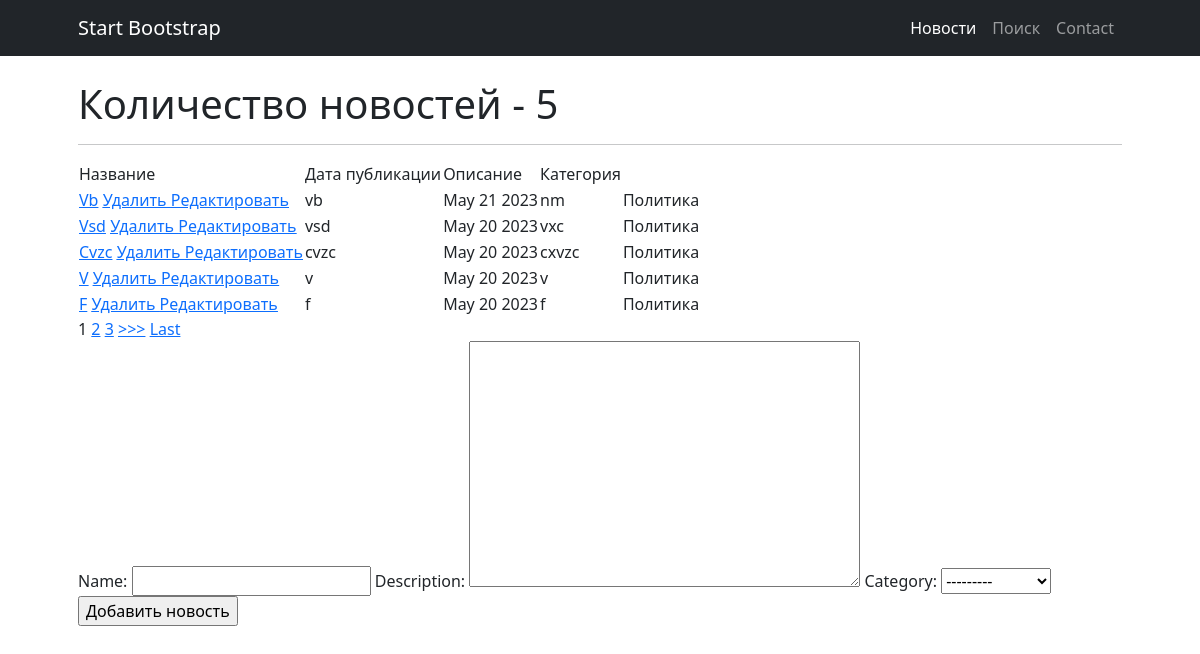
The page /news/ on the database as committed earlier.
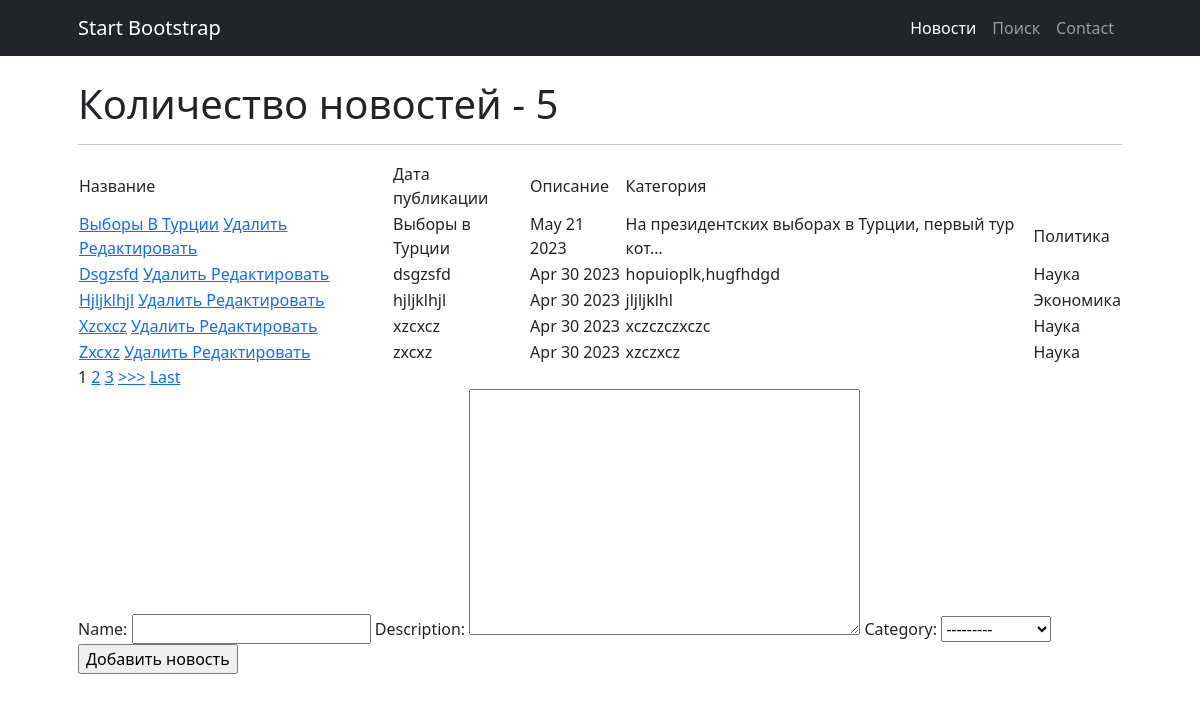
The same page on the database as committed later.
### news/models.py (models this page shows, shortened)
class News(models.Model):
    name = models.CharField(
        max_length=50,
        unique=True, # названия новостей не должны повторяться
    )
    description = models.TextField()
    category = models.ForeignKey(
        to='Category',
        on_delete=models.CASCADE,
        related_name='news', # все новости в категории будут доступны через поле news
    )
    time_creation = models.DateTimeField(auto_now_add = True)

class Category(models.Model):
    name = models.CharField(max_length=100, unique=True)  # названия категорий тоже не должны повторяться
    subscribers = models.ManyToManyField(User, through = 'UserCategory', blank = True) #добавили поле для свзяи с пользователем
    def __str__(self):
        return f'{self.name.title()}'

### news/views.py (the view, shortened to what this page needs)
# urls.py: path('', cache_page(60*1)(NewsList.as_view()), name = 'index'), # т.к. сам по себе это класс, то нам надо представить этот класс в виде view. Для этого вызываем метод as_view
class NewsList(ListView):
    model = News  # указываем модель, объекты которой мы будем выводить
    template_name = 'news.html'  # указываем имя шаблона, в котором будет лежать HTML, в нём будут все инструкции о том, как именно пользователю должны вывестись наши объекты
    context_object_name = 'news'  # это имя списка, в котором будут лежать все объекты
    queryset = News.objects.order_by('-id')
    paginate_by = 5
    form_class = NewsForm # добавляем форм класс, чтобы получать доступ к форме через метод POST
    def get_context_data(self, **kwargs):
        context = super().get_context_data(**kwargs)
        context['filter'] = NewsFilter(self.request.GET, queryset=self.get_queryset())
        context['categories'] = Category.objects.all()
        context['form'] = NewsForm()
        return context

### news/forms.py
class NewsForm(ModelForm):
    class Meta:
        model = News
        fields = ['name', 'description', 'category']

### templatetags/custom_filters.py (called while the page is built)
@register.filter(name='filter_message')
def filter_message(message: str):
    variants = ['мудаков', 'твари', 'козлы', 'лошара', 'ублюдок', 'дичь'] # непристойные выражения
    ln = len(variants)
    filtred_message = ''
    string = ''
    string2 = ''
    pattern = ' ' # чем заменять непристойные выражения
    for i in message:
        string += i
        string2 = string.lower()
        flag = 0
        for j in variants:
            if not string2 in j:
                flag += 1
            if string2 == j:
                filtred_message += pattern
                flag -= 1
                string = ''
        if flag == ln:
            filtred_message += string
            string = ''
    if string2 != '' and string2 not in variants:
        filtred_message += string
    elif string2 != '':
        filtred_message += pattern
    return filtred_message

### templates/news.html (shortened to what this page needs)
{% extends 'flatpages/default.html' %}
{% load custom_filters %}
{% block content %}
    <h1>Количество новостей - {{ news|length }}</h1>
    <hr>
    {% if news %}
        <table>
            <tr>
                <td>
                    Название
                </td>
                <td>
                    Дата публикации
                </td>
                <td>
                    Описание
                </td>
                <td>
                    Категория
                </td>
            </tr>
        {% for new in news %}
            <tr>
                <td>
                    <a href="{% url 'new' new.id %}">{{ new.name|title|filter_message }}</a>
                    <a href="{% url 'new_delete' new.id %}"><u> Удалить </u></a>
                    <a href="{% url 'new_update' new.id %}"><u>Редактировать</u></a>
                </td>
                <td>
                    {{ new.name|filter_message }}
                </td>
                <td>
                    {{ new.time_creation|date:'M d Y'}}
                </td>
                <td>
                    {{ new.description|truncatechars:50|filter_message}}
                </td>
                <td>
                    {{ new.category.name }}
                </td>
            </tr>
        {% endfor %}
        </table>
    {% else %}
        <h2> Новостей нет!</h2>
    {% endif %}
{% if is_paginated %}
{% for num in page_obj.paginator.page_range %}
    {% if page_obj.number == num %}
        <a>{{ num }}</a>
    {% elif num > page_obj.number|add:'-3' and num < page_obj.number|add:'3' %}
        <a href="?page={{ num }}">{{ num }}</a>
    {% endif %}
{% endfor %}
{% if page_obj.has_next %}
    <a href="?page={{ page_obj.next_page_number }}">>>></a>
    <a href="?page={{ page_obj.paginator.num_pages }}">Last</a>
{% endif %}
{% endif %}
<form method="POST">
    {{ form }}
    <input type="submit" value="Добавить новость">
</form>
{% endblock content %}

Rows that differ between the two databases and show on the page:
removed News: name|filter_message "Vb", name|filter_message "vb", time_creation "May 21 2023", description|filter_message "nm", category.name "Политика"
removed News: name|filter_message "Vsd", name|filter_message "vsd", time_creation "May 20 2023", description|filter_message "vxc", category.name "Политика"
removed News: name|filter_message "Cvzc", name|filter_message "cvzc", time_creation "May 20 2023", description|filter_message "cxvzc", category.name "Политика"
removed News: name|filter_message "V", name|filter_message "v", time_creation "May 20 2023", description|filter_message "v", category.name "Политика"
removed News: name|filter_message "F", name|filter_message "f", time_creation "May 20 2023", description|filter_message "f", category.name "Политика"
added News: name|filter_message "Выборы В Турции", name|filter_message "Выборы в Турции", time_creation "May 21 2023", description|filter_message "На президентских выборах в Турции, первый тур кот…", category.name "Политика"
now on this page (row unchanged): News: name|filter_message "Dsgzsfd", name|filter_message "dsgzsfd", time_creation "Apr 30 2023", description|filter_message "hopuioplk,hugfhdgd", category.name "Наука"
now on this page (row unchanged): News: name|filter_message "Hjljklhjl", name|filter_message "hjljklhjl", time_creation "Apr 30 2023", description|filter_message "jljljklhl", category.name "Экономика"
now on this page (row unchanged): News: name|filter_message "Xzcxcz", name|filter_message "xzcxcz", time_creation "Apr 30 2023", description|filter_message "xczczczxczc", category.name "Наука"
now on this page (row unchanged): News: name|filter_message "Zxcxz", name|filter_message "zxcxz", time_creation "Apr 30 2023", description|filter_message "xzczxcz", category.name "Наука"
